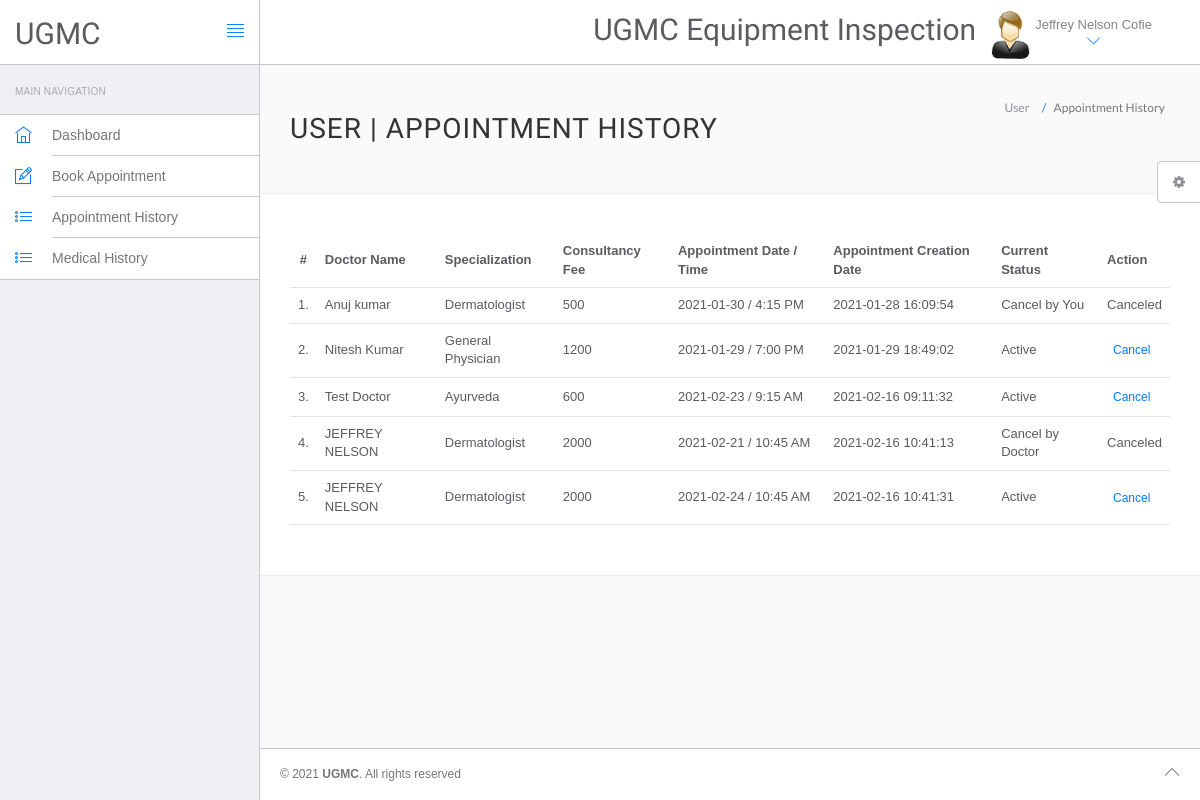
The page /hms/appointment-history.php (signed in) on the database its author committed.
### tables this page shows
CREATE TABLE `users` (
  `id` int(11) NOT NULL,
  `fullName` varchar(255) DEFAULT NULL,
  `address` longtext DEFAULT NULL,
  `city` varchar(255) DEFAULT NULL,
  `gender` varchar(255) DEFAULT NULL,
  `email` varchar(255) DEFAULT NULL,
  `password` varchar(255) DEFAULT NULL,
  `regDate` timestamp NULL DEFAULT current_timestamp(),
  `updationDate` timestamp NULL DEFAULT NULL ON UPDATE current_timestamp()
);

CREATE TABLE `appointment` (
  `id` int(11) NOT NULL,
  `doctorSpecialization` varchar(255) DEFAULT NULL,
  `doctorId` int(11) DEFAULT NULL,
  `userId` int(11) DEFAULT NULL,
  `consultancyFees` int(11) DEFAULT NULL,
  `appointmentDate` varchar(255) DEFAULT NULL,
  `appointmentTime` varchar(255) DEFAULT NULL,
  `postingDate` timestamp NULL DEFAULT current_timestamp(),
  `userStatus` int(11) DEFAULT NULL,
  `doctorStatus` int(11) DEFAULT NULL,
  `updationDate` timestamp NULL DEFAULT NULL ON UPDATE current_timestamp()
);

CREATE TABLE `doctors` (
  `id` int(11) NOT NULL,
  `specilization` varchar(255) DEFAULT NULL,
  `doctorName` varchar(255) DEFAULT NULL,
  `address` longtext DEFAULT NULL,
  `docFees` varchar(255) DEFAULT NULL,
  `contactno` bigint(11) DEFAULT NULL,
  `docEmail` varchar(255) DEFAULT NULL,
  `password` varchar(255) DEFAULT NULL,
  `creationDate` timestamp NULL DEFAULT current_timestamp(),
  `updationDate` timestamp NULL DEFAULT NULL ON UPDATE current_timestamp()
);

### hms/appointment-history.php (the view, shortened to what this page needs)
<?php
include('include/config.php');
?>
<!DOCTYPE html>
<html lang="en">
<head>
	<link rel="stylesheet" href="vendor/bootstrap/css/bootstrap.min.css">
	<link rel="stylesheet" href="vendor/fontawesome/css/font-awesome.min.css">
	<link rel="stylesheet" href="vendor/themify-icons/themify-icons.min.css">
	<link href="vendor/animate.css/animate.min.css" rel="stylesheet" media="screen">
	<link href="vendor/perfect-scrollbar/perfect-scrollbar.min.css" rel="stylesheet" media="screen">
	<link href="vendor/switchery/switchery.min.css" rel="stylesheet" media="screen">
	<link href="vendor/bootstrap-touchspin/jquery.bootstrap-touchspin.min.css" rel="stylesheet" media="screen">
	<link href="vendor/select2/select2.min.css" rel="stylesheet" media="screen">
	<link href="vendor/bootstrap-datepicker/bootstrap-datepicker3.standalone.min.css" rel="stylesheet" media="screen">
	<link href="vendor/bootstrap-timepicker/bootstrap-timepicker.min.css" rel="stylesheet" media="screen">
	<link rel="stylesheet" href="assets/css/styles.css">
	<link rel="stylesheet" href="assets/css/plugins.css">
	<link rel="stylesheet" href="assets/css/themes/theme-1.css" id="skin_color" />
</head>
<body>
	<div id="app">
		<?php include('include/sidebar.php'); ?>
		<div class="app-content">
			<?php include('include/header.php'); ?>
			<div class="main-content">
				<div class="wrap-content container" id="container">
					<section id="page-title">
						<div class="row">
							<div class="col-sm-8">
								<h1 class="mainTitle">User | Appointment History</h1>
							</div>
							<ol class="breadcrumb">
								<li>
									<span>User </span>
								</li>
								<li class="active">
									<span>Appointment History</span>
								</li>
							</ol>
						</div>
					</section>
					<div class="container-fluid container-fullw bg-white">
						<div class="row">
							<div class="col-md-12">
								<table class="table table-hover" id="sample-table-1">
									<thead>
										<tr>
											<th class="center">#</th>
											<th class="hidden-xs">Doctor Name</th>
											<th>Specialization</th>
											<th>Consultancy Fee</th>
											<th>Appointment Date / Time </th>
											<th>Appointment Creation Date </th>
											<th>Current Status</th>
											<th>Action</th>
										</tr>
									</thead>
									<tbody>
										<?php
										$sql = mysqli_query($con, "select doctors.doctorName as docname,appointment.*  from appointment join doctors on doctors.id=appointment.doctorId where appointment.userId='" . $_SESSION['id'] . "'");
										$cnt = 1;
										while ($row = mysqli_fetch_array($sql)) {
										?>
											<tr>
												<td class="center"><?php echo $cnt; ?>.</td>
												<td class="hidden-xs"><?php echo $row['docname']; ?></td>
												<td><?php echo $row['doctorSpecialization']; ?></td>
												<td><?php echo $row['consultancyFees']; ?></td>
												<td><?php echo $row['appointmentDate']; ?> / <?php echo
																							$row['appointmentTime']; ?>
												</td>
												<td><?php echo $row['postingDate']; ?></td>
												<td>
													<?php if (($row['userStatus'] == 1) && ($row['doctorStatus'] == 1)) {
														echo "Active";
													}
													if (($row['userStatus'] == 0) && ($row['doctorStatus'] == 1)) {
														echo "Cancel by You";
													}
													if (($row['userStatus'] == 1) && ($row['doctorStatus'] == 0)) {
														echo "Cancel by Doctor";
													}
													?></td>
												<td>
													<div class="visible-md visible-lg hidden-sm hidden-xs">
														<?php if (($row['userStatus'] == 1) && ($row['doctorStatus'] == 1)) { ?>
															<a href="appointment-history.php?id=<?php echo $row['id'] ?>&cancel=update" onClick="return confirm('Are you sure you want to cancel this appointment ?')" class="btn btn-transparent btn-xs tooltips" title="Cancel Appointment" tooltip-placement="top" tooltip="Remove">Cancel</a>
														<?php } else {
															echo "Canceled";
														} ?>
													</div>
												</td>
											</tr>
										<?php
											$cnt = $cnt + 1;
										} ?>
									</tbody>
								</table>
							</div>
						</div>
					</div>
				</div>
			</div>
		</div>
		<?php include('include/footer.php'); ?>
		<?php include('include/setting.php'); ?>
	</div>
</body>
</html>

### hms/include/header.php (shortened to what this page needs)
<header class="navbar navbar-default navbar-static-top">
					<div class="navbar-header">
						<a class="navbar-brand" href="#">
							<h2 style="padding-top:20% ">UGMC</h2>
						</a>
						<a href="#" class="sidebar-toggler pull-right visible-md visible-lg" data-toggle-class="app-sidebar-closed" data-toggle-target="#app">
							<i class="ti-align-justify"></i>
						</a>
					</div>
					<div class="navbar-collapse collapse">
						<ul class="nav navbar-right">
								<li  style="padding-top:2% ">
								<h2>UGMC Equipment Inspection</h2>
							</li>
							<li class="dropdown current-user">
								<a href class="dropdown-toggle" data-toggle="dropdown">
									<img src="assets/images/images.jpg"> <span class="username">
									<?php $query=mysqli_query($con,"select fullName from users where id='".$_SESSION['id']."'");
while($row=mysqli_fetch_array($query))
{
	echo $row['fullName'];
}
									?> <i class="ti-angle-down"></i></i></span>
								</a>
							</li>
						</ul>
					</div>
				</header>

### hms/assets/css/themes/theme-1.css (style rules this page uses)
body { background: #FAFAFA; }
header .navbar-header { background: #ffffff !important; border-right-color: #c8c7cc !important; border-bottom-color: #c8c7cc !important; }
header .navbar-header .sidebar-toggler, header .navbar-header .sidebar-mobile-toggler { color: #007aff !important; }
header .navbar-header .navbar-brand { color: #777 !important; }
header .navbar-collapse { background: #ffffff !important; border-bottom-color: #c8c7cc !important; box-shadow: none !important; }
header .navbar-collapse .navbar-right > li > a { color: #777; }
header .navbar-collapse .navbar-right > li > a i { color: #007aff !important; }

### rows shown on the page
users: fullName "Jeffrey Nelson Cofie"
appointment: doctorId.doctorName "Anuj kumar", doctorSpecialization "Dermatologist", consultancyFees "500", appointmentDate "2021-01-30", appointmentTime "4:15 PM", postingDate "2021-01-28 16:09:54", userStatus "Cancel by You"
appointment: doctorId.doctorName "Nitesh Kumar", doctorSpecialization "General Physician", consultancyFees "1200", appointmentDate "2021-01-29", appointmentTime "7:00 PM", postingDate "2021-01-29 18:49:02", userStatus "Active"
appointment: doctorId.doctorName "Test Doctor", doctorSpecialization "Ayurveda", consultancyFees "600", appointmentDate "2021-02-23", appointmentTime "9:15 AM", postingDate "2021-02-16 09:11:32", userStatus "Active"
appointment: doctorId.doctorName "JEFFREY NELSON", doctorSpecialization "Dermatologist", consultancyFees "2000", appointmentDate "2021-02-21", appointmentTime "10:45 AM", postingDate "2021-02-16 10:41:13", userStatus "Cancel by Doctor"
appointment: doctorId.doctorName "JEFFREY NELSON", doctorSpecialization "Dermatologist", consultancyFees "2000", appointmentDate "2021-02-24", appointmentTime "10:45 AM", postingDate "2021-02-16 10:41:31", userStatus "Active"
